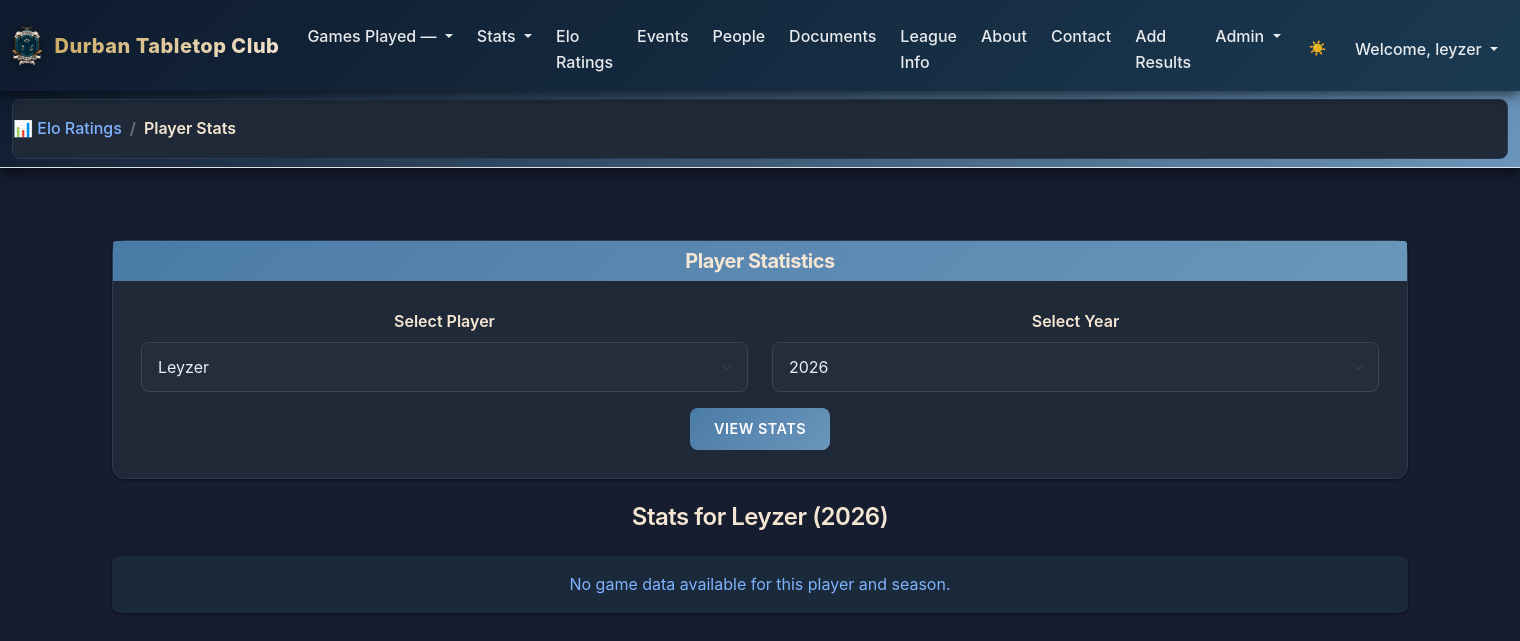
The page /playerstats (signed in) on the database its author committed.
### tables this page shows
CREATE TABLE users (
    user_id        INTEGER PRIMARY KEY,
    email          TEXT NOT NULL UNIQUE,
    "user_name"   TEXT NOT NULL,
    password_hash  TEXT NOT NULL,
    is_active      INTEGER NOT NULL DEFAULT 1,
    created_at     TEXT NOT NULL DEFAULT (datetime('now'))
, "full_name" TEXT NOT NULL, is_provisional INTEGER DEFAULT 0);

CREATE TABLE seasons (
    season_id          INTEGER PRIMARY KEY,
    name               TEXT NOT NULL,           -- e.g., "2026 League"
    year               INTEGER NOT NULL,
    start_date         TEXT NOT NULL,           -- ISO date
    end_date           TEXT NOT NULL,
    status             TEXT NOT NULL DEFAULT 'active'  -- 'active', 'archived'
);

### routes/stats.py (the view, shortened to what this page needs)
@stats_bp.route("/playerstats", methods=["GET", "POST"])
@login_required
def playerstats():
    year = CURRENT_YEAR()
    user_id = session["user_id"]
    try:
        with sqlite3.connect('GPTLeague.db') as connection:
            connection.row_factory = sqlite3.Row
            cursor = connection.cursor()
            if request.method == "GET":
                player = user_id
                selected_year = year
            else:
                player = request.form.get("player", user_id)
                selected_year = request.form.get("year", year)
                if selected_year != 'All':
                    selected_year = int(selected_year)
            if selected_year != 'All':
                start_date, end_date = season(selected_year)
            else:
                start_date = '0000-01-01'
                end_date = cursor.execute("SELECT DATE('now')").fetchone()[0]
            users_results = cursor.execute("SELECT user_name,user_id FROM users").fetchall()
            active = cursor.execute("SELECT user_name,user_id FROM users WHERE user_id=?", (player,)).fetchone()
            current_user_info = cursor.execute("SELECT user_id, user_name FROM users WHERE user_id=?", (user_id,)).fetchone()
            my_overall = cursor.execute("""
                SELECT
                    u.user_id AS player_id,
                    u.user_name AS user_name,
                    g.system_id,
                    s.system_name,
                    CASE
                        WHEN gp.result = 'win' THEN 1
                        WHEN gp.result = 'loss' THEN 0
                        WHEN gp.result = 'draw' THEN 2
                    END AS result_code,
                    gp.faction_id AS faction,
                    f.faction_name,
                    gp.game_id,
                    gp.painting_battle_ready AS battle_ready
                FROM game_participants gp
                JOIN users u ON u.user_id = gp.player_id
                JOIN factions f ON f.faction_id = gp.faction_id
                JOIN games g ON g.game_id = gp.game_id
                JOIN systems s ON s.system_id = g.system_id
                WHERE gp.player_id = ? AND g.played_on BETWEEN ? AND ?
                ORDER BY s.system_name,f.faction_name
            """, (player, start_date, end_date)).fetchall()
            factions = {}
            graphs = {}
            for system, system_factions in factions.items():
                labels = list(system_factions.keys())
                values = [f["games"] for f in system_factions.values()]
                graph = go.Figure(data=[go.Pie(labels=labels, values=values)])
                graphs[system] = json.dumps(graph, cls=plotly.utils.PlotlyJSONEncoder)
            player_games = cursor.execute("""
                SELECT
                    g.game_id,
                    g.played_on,
                    gp.result,
                    gp.faction_id,
                    f.faction_name,
                    u2.user_name AS opponent_name,
                    l.name AS location,
                    s.system_name
                FROM games g
                JOIN game_participants gp ON g.game_id = gp.game_id
                LEFT JOIN game_participants gp2 ON g.game_id = gp2.game_id AND gp2.player_id != gp.player_id
                LEFT JOIN users u2 ON gp2.player_id = u2.user_id
                LEFT JOIN factions f ON gp.faction_id = f.faction_id
                LEFT JOIN locations l ON g.location_id = l.location_id
                JOIN systems s ON g.system_id = s.system_id
                WHERE gp.player_id = ? AND g.played_on BETWEEN ? AND ?
                ORDER BY g.played_on DESC
            """, (player, start_date, end_date)).fetchall()
            years_seasons = all_seasons()
            return render_template(
                "playerstats.html",
                factions=factions,
                users=users_results,
                active=active,
                graphs=graphs,
                years=years_seasons,
                selected_year=selected_year,
                player_games=player_games
            )
    except Exception as e:
        logger.error(f"Error in playerstats: {str(e)}")
        flash('An error occurred loading player stats', 'warning')
        return apology("An error occurred loading player stats", 400)

### templates/playerstats.html (shortened to what this page needs)
{% extends "layout.html" %}
{% block main %}
<div class="container mt-4">
    <div class="card mb-4">
        <div class="card-header bg-primary text-white">
            <h5 class="mb-0">Player Statistics</h5>
        </div>
        <div class="card-body">
            <form id="playerForm" action="{{ url_for('stats.playerstats') }}" method="post">
                <div class="row">
                    <div class="col-md-6 mb-3">
                        <label for="myPlayer" class="form-label">Select Player</label>
                        <select id="myPlayer" name="player" class="form-select" required>
                            {% for user in users %}
                                <option value="{{ user.user_id }}" {% if user.user_id == active.user_id %}selected{% endif %}>
                                    {{ user.user_name|title }}
                                </option>
                            {% endfor %}
                        </select>
                    </div>
                    <div class="col-md-6 mb-3">
                        <label for="mySelect" class="form-label">Select Year</label>
                        <select id="mySelect" name="year" class="form-select">
                            {% for row in years %}
                            <option value="{{row[0]}}" {% if row[0] == selected_year %}selected{% endif %}>{{row[0]}}</option>
                            {% endfor %}
                        </select>
                    </div>
                </div>
                <button class="btn btn-primary" type="submit">View Stats</button>
            </form>
        </div>
    </div>
    {% if active %}
    <h3 class="mb-4">Stats for {{ active.user_name|title }} ({{ selected_year }})</h3>
    {% endif %}
    {% if not factions %}
        <div class="alert alert-info mt-4">
            No game data available for this player and season.
        </div>
    {% endif %}
</div>
{% endblock %}

### templates/layout.html (shortened to what this page needs)
<!DOCTYPE html>
<html lang="en">
<head>
  <link href="https://cdn.jsdelivr.net/npm/bootstrap@5.1.3/dist/css/bootstrap.min.css"
 rel="stylesheet">
  <link href="{{ url_for('static', filename='styles.css') }}" rel="stylesheet">
</head>
    <body>
        <nav class="navbar navbar-expand-md navbar-dark dtc-navbar">
            <div class="container-fluid">
                <a class="navbar-brand dtc-brand" href="/overall">
                    <img src="{{ url_for('static', filename='dtc_logo.png') }}" alt="DTC Logo" class="dtc-logo">
                    <span class="brand-text">Durban Tabletop Club</span>
                </a>
                <div class="collapse navbar-collapse" id="navbar">
                    {% if current_user%}
                        <ul class="navbar-nav ms-auto mt-2">
                            <li class="nav-item dropdown">
                                <a class="nav-link dropdown-toggle" href="#" id="systemDropdown" role="button"
                                data-bs-toggle="dropdown" aria-expanded="false">
                                Games Played — {{ system_name }}
                                </a>
                            </li>
                            <li class="nav-item dropdown">
                                <a class="nav-link dropdown-toggle" href="#" id="statsDropdown" role="button"
                                data-bs-toggle="dropdown" aria-expanded="false">
                                Stats
                                </a>
                            </li>
                            <li class="nav-item"><a class="nav-link" href="/elo_ratings">Elo Ratings</a></li>
                            <li class="nav-item"><a class="nav-link" href="{{ url_for('main.events') }}">Events</a></li>
                            <li class="nav-item"><a class="nav-link" href="{{ url_for('main.people') }}">People</a></li>
                            <li class="nav-item"><a class="nav-link" href="{{ url_for('main.documents') }}">Documents</a></li>
                            <li class="nav-item"><a class="nav-link" href="{{ url_for('main.league_formats') }}">League Info</a></li>
                            <li class="nav-item"><a class="nav-link" href="/about">About</a></li>
                            <li class="nav-item"><a class="nav-link" href="{{ url_for('main.contact') }}">Contact</a></li>
                            {% if current_user and current_user.is_admin %}
                                <li class="nav-item"><a class="nav-link" href="{{ url_for('leagues.league') }}">Add Results</a></li>
                                <li class="nav-item dropdown">
                                    <a class="nav-link dropdown-toggle" href="#" id="adminDropdown" role="button" data-bs-toggle="dropdown" aria-expanded="false">
                                        Admin
                                    </a>
                                </li>
                            {% endif %}
                        </ul>
                        <ul class="navbar-nav ms-auto mt-2">
                            <li class="nav-item">
                                <button class="nav-link btn btn-link dark-mode-toggle" type="button" aria-label="Toggle dark mode" style="border: none; background: none; padding: 0.5rem 0.75rem; color: rgba(255, 255, 255, 0.9);">
                                    <span class="theme-icon">🌙</span>
                                </button>
                            </li>
                            <li class="nav-item dropdown">
                                <a class="nav-link dropdown-toggle" href="#" id="userDropdown" role="button"
                                data-bs-toggle="dropdown" aria-expanded="false">
                                Welcome, {{ current_user['user_name'] }}
                                </a>
                            </li>
                        </ul>
                    {% endif %}
                </div>
            </div>
        </nav>
        {% block breadcrumbs %}
        <nav aria-label="breadcrumb" class="bg-light py-2 border-bottom">
            <div class="container-fluid">
                <ol class="breadcrumb mb-0">
                    {% if request.path == '/' or request.path.startswith('/overall') %}
                        <li class="breadcrumb-item active">Overall</li>
                    {% elif request.path.startswith('/factionstats') %}
                        <li class="breadcrumb-item"><a href="/elo_ratings">📊 Elo Ratings</a></li>
                        <li class="breadcrumb-item active">Faction Stats</li>
                    {% elif request.path.startswith('/playerstats') %}
                        <li class="breadcrumb-item"><a href="/elo_ratings">📊 Elo Ratings</a></li>
                        <li class="breadcrumb-item active">Player Stats</li>
                    {% elif request.path.startswith('/store_reports') %}
                        <li class="breadcrumb-item"><a href="/elo_ratings">📊 Elo Ratings</a></li>
                        <li class="breadcrumb-item active">Store Reports</li>
                    {% elif request.path.startswith('/overall') %}
                        <li class="breadcrumb-item active">Overall</li>
                    {% elif request.path.startswith('/events') %}
                        <li class="breadcrumb-item"><a href="/overall">Overall</a></li>
                        <li class="breadcrumb-item active">Events Calendar</li>
                    {% elif request.path.startswith('/people') %}
                        <li class="breadcrumb-item"><a href="/overall">Overall</a></li>
                        <li class="breadcrumb-item active">Club People</li>
                    {% elif request.path.startswith('/documents') %}
                        <li class="breadcrumb-item"><a href="/overall">Overall</a></li>
                        <li class="breadcrumb-item active">Club Documents</li>
                    {% elif request.path.startswith('/league_formats') %}
                        <li class="breadcrumb-item"><a href="/elo_ratings">📊 Elo Ratings</a></li>
                        <li class="breadcrumb-item active">Scoring Formats</li>
                    {% elif request.path.startswith('/admin/league') %}
                        <li class="breadcrumb-item"><a href="{{ url_for('admin.admin_memberships_dashboard') }}">Admin Dashboard</a></li>
                        <li class="breadcrumb-item active">League Settings</li>
                    {% elif request.path.startswith('/profile') %}
                        <li class="breadcrumb-item"><a href="/elo_ratings">📊 Elo Ratings</a></li>
                        <li class="breadcrumb-item active">My Profile</li>
                    {% elif request.path.startswith('/league') %}
                        <li class="breadcrumb-item"><a href="{{ url_for('leagues.league') }}">Add Results</a></li>
                    {% elif request.path.startswith('/admin/memberships') %}
                        <li class="breadcrumb-item"><a href="{{ url_for('admin.admin_memberships_dashboard') }}">Admin Dashboard</a></li>
                        <li class="breadcrumb-item active">Manage Memberships</li>
                    {% elif request.path.startswith('/admin/manage_users') %}
                        <li class="breadcrumb-item"><a href="{{ url_for('admin.admin_memberships_dashboard') }}">Admin Dashboard</a></li>
                        <li class="breadcrumb-item active">Manage Users</li>
                    {% elif request.path.startswith('/admin/batch_upload_users') %}
                        <li class="breadcrumb-item"><a href="{{ url_for('admin.admin_memberships_dashboard') }}">Admin Dashboard</a></li>
                        <li class="breadcrumb-item active">Batch Add Users</li>
                    {% elif request.path.startswith('/admin/batch_upload') %}
                        <li class="breadcrumb-item"><a href="{{ url_for('admin.admin_memberships_dashboard') }}">Admin Dashboard</a></li>
                        <li class="breadcrumb-item active">Batch Upload Results</li>
                    {% elif request.path.startswith('/about') %}
                        <li class="breadcrumb-item"><a href="/overall">Overall</a></li>
                        <li class="breadcrumb-item active">About</li>
                    {% elif request.path.startswith('/contact') %}
                        <li class="breadcrumb-item"><a href="/overall">Overall</a></li>
                        <li class="breadcrumb-item active">Contact Us</li>
                    {% elif request.path.startswith('/login') %}
                        <li class="breadcrumb-item active">Log In</li>
                    {% elif request.path.startswith('/register') %}
                        <li class="breadcrumb-item active">Register</li>
                    {% endif %}
                </ol>
            </div>
        </nav>
        {% endblock %}
        <main class="container-fluid py-5 text-center">
            {% block main %}{% endblock %}
        </main>
    </body>
</html>

### rows shown on the page
users: user_name "leyzer", user_name "Leyzer"
seasons: year "2026"

### other values the page prints
form field player "Leyzer"
form field year "2026"
